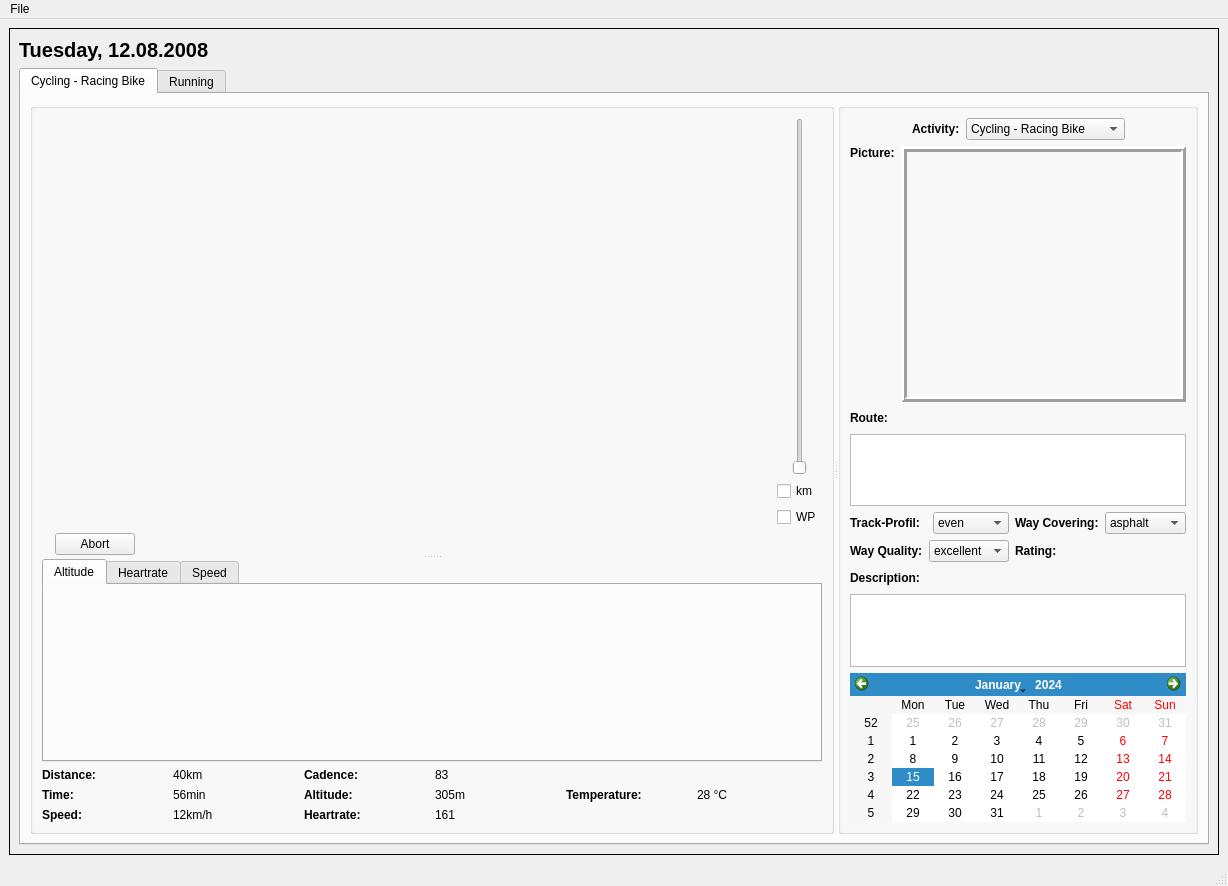
<ui version="4.0" >
 <class>SportsDiary</class>
 <widget class="QMainWindow" name="SportsDiary" >
  <property name="geometry" >
   <rect>
    <x>0</x>
    <y>0</y>
    <width>1228</width>
    <height>886</height>
   </rect>
  </property>
  <property name="windowTitle" >
   <string>ActivityDiary</string>
  </property>
  <widget class="QWidget" name="centralwidget" >
   <property name="geometry" >
    <rect>
     <x>0</x>
     <y>24</y>
     <width>1228</width>
     <height>841</height>
    </rect>
   </property>
   <layout class="QVBoxLayout" name="verticalLayout_20" >
    <item>
     <layout class="QVBoxLayout" name="verticalLayout_15" />
    </item>
    <item>
     <widget class="QStackedWidget" name="diaryStackedWidget" >
      <property name="frameShape" >
       <enum>QFrame::Box</enum>
      </property>
      <property name="currentIndex" >
       <number>1</number>
      </property>
      <widget class="QWidget" name="page" >
       <property name="geometry" >
        <rect>
         <x>0</x>
         <y>0</y>
         <width>100</width>
         <height>30</height>
        </rect>
       </property>
      </widget>
      <widget class="QWidget" name="page_2" >
       <property name="geometry" >
        <rect>
         <x>1</x>
         <y>1</y>
         <width>1218</width>
         <height>825</height>
        </rect>
       </property>
       <layout class="QVBoxLayout" name="verticalLayout_19" >
        <item>
         <widget class="QLabel" name="dateLabel" >
          <property name="font" >
           <font>
            <pointsize>15</pointsize>
            <weight>75</weight>
            <bold>true</bold>
           </font>
          </property>
          <property name="text" >
           <string>Tuesday, 12.08.2008</string>
          </property>
         </widget>
        </item>
        <item>
         <widget class="QTabWidget" name="diaryTabWidget" >
          <property name="minimumSize" >
           <size>
            <width>256</width>
            <height>256</height>
           </size>
          </property>
          <property name="currentIndex" >
           <number>0</number>
          </property>
          <widget class="QWidget" name="tab_4" >
           <property name="geometry" >
            <rect>
             <x>0</x>
             <y>0</y>
             <width>1202</width>
             <height>758</height>
            </rect>
           </property>
           <attribute name="title" >
            <string>Cycling - Racing Bike</string>
           </attribute>
           <layout class="QVBoxLayout" name="verticalLayout_18" >
            <item>
             <widget class="QSplitter" name="splitter" >
              <property name="orientation" >
               <enum>Qt::Horizontal</enum>
              </property>
              <widget class="QGroupBox" name="groupBox" >
               <property name="title" >
                <string/>
               </property>
               <layout class="QVBoxLayout" name="verticalLayout_22" >
                <item>
                 <widget class="QSplitter" name="splitter_2" >
                  <property name="orientation" >
                   <enum>Qt::Vertical</enum>
                  </property>
                  <widget class="QWidget" name="layoutWidget" >
                   <layout class="QVBoxLayout" name="verticalLayout_21" >
                    <item>
                     <layout class="QHBoxLayout" name="horizontalLayout_14" >
                      <item>
                       <widget class="MapView" native="1" name="mapFrame" >
                        <property name="sizePolicy" >
                         <sizepolicy vsizetype="Expanding" hsizetype="Expanding" >
                          <horstretch>0</horstretch>
                          <verstretch>0</verstretch>
                         </sizepolicy>
                        </property>
                        <property name="minimumSize" >
                         <size>
                          <width>800</width>
                          <height>400</height>
                         </size>
                        </property>
                        <property name="lineWidth" stdset="0" >
                         <number>3</number>
                        </property>
                       </widget>
                      </item>
                      <item>
                       <layout class="QVBoxLayout" name="verticalLayout_4" >
                        <item>
                         <layout class="QHBoxLayout" name="horizontalLayout_13" >
                          <item>
                           <widget class="QSlider" name="zoomSlider" >
                            <property name="minimum" >
                             <number>4</number>
                            </property>
                            <property name="maximum" >
                             <number>16</number>
                            </property>
                            <property name="pageStep" >
                             <number>1</number>
                            </property>
                            <property name="orientation" >
                             <enum>Qt::Vertical</enum>
                            </property>
                           </widget>
                          </item>
                         </layout>
                        </item>
                        <item>
                         <layout class="QVBoxLayout" name="verticalLayout_3" >
                          <item>
                           <widget class="QCheckBox" name="checkBox" >
                            <property name="text" >
                             <string>km</string>
                            </property>
                           </widget>
                          </item>
                          <item>
                           <widget class="QCheckBox" name="checkBox_2" >
                            <property name="text" >
                             <string>WP</string>
                            </property>
                           </widget>
                          </item>
                         </layout>
                        </item>
                       </layout>
                      </item>
                     </layout>
                    </item>
                    <item>
                     <layout class="QHBoxLayout" name="horizontalLayout_23" >
                      <item>
                       <layout class="QHBoxLayout" name="horizontalLayout_22" >
                        <item>
                         <widget class="QLabel" name="loaderStatusLabel" >
                          <property name="text" >
                           <string/>
                          </property>
                         </widget>
                        </item>
                        <item>
                         <widget class="QPushButton" name="abortButton" >
                          <property name="text" >
                           <string>Abort</string>
                          </property>
                         </widget>
                        </item>
                       </layout>
                      </item>
                      <item>
                       <spacer name="horizontalSpacer" >
                        <property name="orientation" >
                         <enum>Qt::Horizontal</enum>
                        </property>
                        <property name="sizeHint" stdset="0" >
                         <size>
                          <width>40</width>
                          <height>20</height>
                         </size>
                        </property>
                       </spacer>
                      </item>
                     </layout>
                    </item>
                   </layout>
                  </widget>
                  <widget class="QWidget" name="layoutWidget" >
                   <layout class="QVBoxLayout" name="verticalLayout_7" >
                    <item>
                     <widget class="QTabWidget" name="tabWidget" >
                      <property name="currentIndex" >
                       <number>0</number>
                      </property>
                      <widget class="QWidget" name="tab" >
                       <property name="geometry" >
                        <rect>
                         <x>0</x>
                         <y>0</y>
                         <width>798</width>
                         <height>161</height>
                        </rect>
                       </property>
                       <attribute name="title" >
                        <string>Altitude</string>
                       </attribute>
                       <layout class="QVBoxLayout" name="verticalLayout_5" >
                        <item>
                         <widget class="QwtPlot" name="diagramm" >
                          <property name="sizePolicy" >
                           <sizepolicy vsizetype="Expanding" hsizetype="Expanding" >
                            <horstretch>0</horstretch>
                            <verstretch>0</verstretch>
                           </sizepolicy>
                          </property>
                          <property name="minimumSize" >
                           <size>
                            <width>0</width>
                            <height>150</height>
                           </size>
                          </property>
                         </widget>
                        </item>
                       </layout>
                      </widget>
                      <widget class="QWidget" name="tab_2" >
                       <property name="geometry" >
                        <rect>
                         <x>0</x>
                         <y>0</y>
                         <width>798</width>
                         <height>211</height>
                        </rect>
                       </property>
                       <attribute name="title" >
                        <string>Heartrate</string>
                       </attribute>
                      </widget>
                      <widget class="QWidget" name="tab_3" >
                       <property name="geometry" >
                        <rect>
                         <x>0</x>
                         <y>0</y>
                         <width>798</width>
                         <height>211</height>
                        </rect>
                       </property>
                       <attribute name="title" >
                        <string>Speed</string>
                       </attribute>
                      </widget>
                     </widget>
                    </item>
                    <item>
                     <layout class="QHBoxLayout" name="horizontalLayout_15" >
                      <item>
                       <layout class="QVBoxLayout" name="verticalLayout" >
                        <item>
                         <layout class="QHBoxLayout" name="horizontalLayout_2" >
                          <item>
                           <widget class="QLabel" name="label_5" >
                            <property name="font" >
                             <font>
                              <weight>75</weight>
                              <bold>true</bold>
                             </font>
                            </property>
                            <property name="text" >
                             <string>Distance:</string>
                            </property>
                           </widget>
                          </item>
                          <item>
                           <widget class="QLabel" name="distanceLabel" >
                            <property name="text" >
                             <string>40km</string>
                            </property>
                           </widget>
                          </item>
                         </layout>
                        </item>
                        <item>
                         <layout class="QHBoxLayout" name="horizontalLayout" >
                          <item>
                           <widget class="QLabel" name="label_7" >
                            <property name="font" >
                             <font>
                              <weight>75</weight>
                              <bold>true</bold>
                             </font>
                            </property>
                            <property name="text" >
                             <string>Time:</string>
                            </property>
                           </widget>
                          </item>
                          <item>
                           <widget class="QLabel" name="timeLabel" >
                            <property name="text" >
                             <string>56min</string>
                            </property>
                           </widget>
                          </item>
                         </layout>
                        </item>
                        <item>
                         <layout class="QHBoxLayout" name="horizontalLayout_5" >
                          <item>
                           <widget class="QLabel" name="label_13" >
                            <property name="font" >
                             <font>
                              <weight>75</weight>
                              <bold>true</bold>
                             </font>
                            </property>
                            <property name="text" >
                             <string>Speed:</string>
                            </property>
                           </widget>
                          </item>
                          <item>
                           <widget class="QLabel" name="speedLabel" >
                            <property name="text" >
                             <string>12km/h</string>
                            </property>
                           </widget>
                          </item>
                         </layout>
                        </item>
                       </layout>
                      </item>
                      <item>
                       <layout class="QVBoxLayout" name="verticalLayout_2" >
                        <item>
                         <layout class="QHBoxLayout" name="horizontalLayout_3" >
                          <item>
                           <widget class="QLabel" name="label_8" >
                            <property name="font" >
                             <font>
                              <weight>75</weight>
                              <bold>true</bold>
                             </font>
                            </property>
                            <property name="text" >
                             <string>Cadence:</string>
                            </property>
                           </widget>
                          </item>
                          <item>
                           <widget class="QLabel" name="cadenceLabel" >
                            <property name="text" >
                             <string>83</string>
                            </property>
                           </widget>
                          </item>
                         </layout>
                        </item>
                        <item>
                         <layout class="QHBoxLayout" name="horizontalLayout_4" >
                          <item>
                           <widget class="QLabel" name="label_6" >
                            <property name="font" >
                             <font>
                              <weight>75</weight>
                              <bold>true</bold>
                             </font>
                            </property>
                            <property name="text" >
                             <string>Altitude:</string>
                            </property>
                           </widget>
                          </item>
                          <item>
                           <widget class="QLabel" name="altitudeLabel" >
                            <property name="text" >
                             <string>305m</string>
                            </property>
                           </widget>
                          </item>
                         </layout>
                        </item>
                        <item>
                         <layout class="QHBoxLayout" name="horizontalLayout_6" >
                          <item>
                           <widget class="QLabel" name="label_15" >
                            <property name="font" >
                             <font>
                              <weight>75</weight>
                              <bold>true</bold>
                             </font>
                            </property>
                            <property name="text" >
                             <string>Heartrate:</string>
                            </property>
                           </widget>
                          </item>
                          <item>
                           <widget class="QLabel" name="heartrateLabel" >
                            <property name="text" >
                             <string>161</string>
                            </property>
                           </widget>
                          </item>
                         </layout>
                        </item>
                       </layout>
                      </item>
                      <item>
                       <layout class="QVBoxLayout" name="verticalLayout_6" >
                        <item>
                         <layout class="QHBoxLayout" name="horizontalLayout_12" >
                          <item>
                           <widget class="QLabel" name="label_24" >
                            <property name="font" >
                             <font>
                              <weight>75</weight>
                              <bold>true</bold>
                             </font>
                            </property>
                            <property name="text" >
                             <string>Temperature:</string>
                            </property>
                           </widget>
                          </item>
                          <item>
                           <widget class="QLabel" name="tempratureLabel" >
                            <property name="text" >
                             <string>28 °C</string>
                            </property>
                           </widget>
                          </item>
                         </layout>
                        </item>
                       </layout>
                      </item>
                     </layout>
                    </item>
                   </layout>
                  </widget>
                 </widget>
                </item>
               </layout>
              </widget>
              <widget class="QGroupBox" name="groupBox_2" >
               <property name="title" >
                <string/>
               </property>
               <layout class="QVBoxLayout" name="verticalLayout_17" >
                <item>
                 <layout class="QVBoxLayout" name="verticalLayout_16" >
                  <item>
                   <layout class="QVBoxLayout" name="verticalLayout_14" >
                    <item>
                     <layout class="QVBoxLayout" name="verticalLayout_11" >
                      <item>
                       <layout class="QHBoxLayout" name="horizontalLayout_18" >
                        <item>
                         <spacer name="horizontalSpacer_3" >
                          <property name="orientation" >
                           <enum>Qt::Horizontal</enum>
                          </property>
                          <property name="sizeHint" stdset="0" >
                           <size>
                            <width>40</width>
                            <height>20</height>
                           </size>
                          </property>
                         </spacer>
                        </item>
                        <item>
                         <layout class="QHBoxLayout" name="horizontalLayout_17" >
                          <item>
                           <widget class="QLabel" name="label_21" >
                            <property name="font" >
                             <font>
                              <weight>75</weight>
                              <bold>true</bold>
                             </font>
                            </property>
                            <property name="text" >
                             <string>Activity:</string>
                            </property>
                           </widget>
                          </item>
                          <item>
                           <widget class="QComboBox" name="comboBox" >
                            <item>
                             <property name="text" >
                              <string>Cycling - Racing Bike</string>
                             </property>
                            </item>
                            <item>
                             <property name="text" >
                              <string>Cycling - Mountain Bike</string>
                             </property>
                            </item>
                            <item>
                             <property name="text" >
                              <string>Hiking</string>
                             </property>
                            </item>
                            <item>
                             <property name="text" >
                              <string>Running</string>
                             </property>
                            </item>
                           </widget>
                          </item>
                         </layout>
                        </item>
                        <item>
                         <spacer name="horizontalSpacer_4" >
                          <property name="orientation" >
                           <enum>Qt::Horizontal</enum>
                          </property>
                          <property name="sizeHint" stdset="0" >
                           <size>
                            <width>40</width>
                            <height>20</height>
                           </size>
                          </property>
                         </spacer>
                        </item>
                       </layout>
                      </item>
                      <item>
                       <layout class="QHBoxLayout" name="horizontalLayout_16" >
                        <item>
                         <layout class="QVBoxLayout" name="verticalLayout_8" >
                          <item>
                           <widget class="QLabel" name="label_28" >
                            <property name="font" >
                             <font>
                              <weight>75</weight>
                              <bold>true</bold>
                             </font>
                            </property>
                            <property name="text" >
                             <string>Picture:</string>
                            </property>
                           </widget>
                          </item>
                          <item>
                           <spacer name="verticalSpacer_3" >
                            <property name="orientation" >
                             <enum>Qt::Vertical</enum>
                            </property>
                            <property name="sizeHint" stdset="0" >
                             <size>
                              <width>1</width>
                              <height>40</height>
                             </size>
                            </property>
                           </spacer>
                          </item>
                         </layout>
                        </item>
                        <item>
                         <widget class="QFrame" name="pictureFrame" >
                          <property name="sizePolicy" >
                           <sizepolicy vsizetype="Expanding" hsizetype="Expanding" >
                            <horstretch>0</horstretch>
                            <verstretch>0</verstretch>
                           </sizepolicy>
                          </property>
                          <property name="minimumSize" >
                           <size>
                            <width>0</width>
                            <height>256</height>
                           </size>
                          </property>
                          <property name="frameShape" >
                           <enum>QFrame::Box</enum>
                          </property>
                          <property name="frameShadow" >
                           <enum>QFrame::Raised</enum>
                          </property>
                          <property name="lineWidth" >
                           <number>3</number>
                          </property>
                         </widget>
                        </item>
                       </layout>
                      </item>
                     </layout>
                    </item>
                    <item>
                     <layout class="QVBoxLayout" name="verticalLayout_9" >
                      <item>
                       <layout class="QHBoxLayout" name="horizontalLayout_19" >
                        <item>
                         <widget class="QLabel" name="label_23" >
                          <property name="font" >
                           <font>
                            <weight>75</weight>
                            <bold>true</bold>
                           </font>
                          </property>
                          <property name="text" >
                           <string>Route:</string>
                          </property>
                         </widget>
                        </item>
                        <item>
                         <spacer name="horizontalSpacer_5" >
                          <property name="orientation" >
                           <enum>Qt::Horizontal</enum>
                          </property>
                          <property name="sizeHint" stdset="0" >
                           <size>
                            <width>40</width>
                            <height>20</height>
                           </size>
                          </property>
                         </spacer>
                        </item>
                       </layout>
                      </item>
                      <item>
                       <widget class="QTextBrowser" name="textBrowser_2" >
                        <property name="sizePolicy" >
                         <sizepolicy vsizetype="Expanding" hsizetype="Expanding" >
                          <horstretch>0</horstretch>
                          <verstretch>0</verstretch>
                         </sizepolicy>
                        </property>
                        <property name="frameShadow" >
                         <enum>QFrame::Sunken</enum>
                        </property>
                        <property name="readOnly" >
                         <bool>false</bool>
                        </property>
                        <property name="html" >
                         <string>&lt;!DOCTYPE HTML PUBLIC "-//W3C//DTD HTML 4.0//EN" "http://www.w3.org/TR/REC-html40/strict.dtd">
&lt;html>&lt;head>&lt;meta name="qrichtext" content="1" />&lt;style type="text/css">
p, li { white-space: pre-wrap; }
&lt;/style>&lt;/head>&lt;body style=" font-family:'Sans Serif'; font-size:10pt; font-weight:400; font-style:normal;">
&lt;p style="-qt-paragraph-type:empty; margin-top:0px; margin-bottom:0px; margin-left:0px; margin-right:0px; -qt-block-indent:0; text-indent:0px;">&lt;/p>&lt;/body>&lt;/html></string>
                        </property>
                       </widget>
                      </item>
                     </layout>
                    </item>
                    <item>
                     <layout class="QHBoxLayout" name="horizontalLayout_20" >
                      <item>
                       <layout class="QVBoxLayout" name="verticalLayout_10" >
                        <item>
                         <layout class="QHBoxLayout" name="horizontalLayout_7" >
                          <item>
                           <widget class="QLabel" name="label_18" >
                            <property name="font" >
                             <font>
                              <weight>75</weight>
                              <bold>true</bold>
                             </font>
                            </property>
                            <property name="text" >
                             <string>Track-Profil:</string>
                            </property>
                           </widget>
                          </item>
                          <item>
                           <widget class="QComboBox" name="comboBox_2" >
                            <item>
                             <property name="text" >
                              <string>even</string>
                             </property>
                            </item>
                            <item>
                             <property name="text" >
                              <string>hilly</string>
                             </property>
                            </item>
                           </widget>
                          </item>
                         </layout>
                        </item>
                        <item>
                         <layout class="QHBoxLayout" name="horizontalLayout_9" >
                          <item>
                           <widget class="QLabel" name="label_22" >
                            <property name="font" >
                             <font>
                              <weight>75</weight>
                              <bold>true</bold>
                             </font>
                            </property>
                            <property name="text" >
                             <string>Way Quality:</string>
                            </property>
                           </widget>
                          </item>
                          <item>
                           <widget class="QComboBox" name="comboBox_4" >
                            <item>
                             <property name="text" >
                              <string>excellent</string>
                             </property>
                            </item>
                            <item>
                             <property name="text" >
                              <string>good</string>
                             </property>
                            </item>
                            <item>
                             <property name="text" >
                              <string>bad</string>
                             </property>
                            </item>
                           </widget>
                          </item>
                         </layout>
                        </item>
                       </layout>
                      </item>
                      <item>
                       <layout class="QVBoxLayout" name="verticalLayout_12" >
                        <item>
                         <layout class="QHBoxLayout" name="horizontalLayout_8" >
                          <item>
                           <widget class="QLabel" name="label_19" >
                            <property name="font" >
                             <font>
                              <weight>75</weight>
                              <bold>true</bold>
                             </font>
                            </property>
                            <property name="text" >
                             <string>Way Covering:</string>
                            </property>
                           </widget>
                          </item>
                          <item>
                           <widget class="QComboBox" name="comboBox_3" >
                            <item>
                             <property name="text" >
                              <string>asphalt</string>
                             </property>
                            </item>
                            <item>
                             <property name="text" >
                              <string>ballast</string>
                             </property>
                            </item>
                            <item>
                             <property name="text" >
                              <string>forest soil</string>
                             </property>
                            </item>
                            <item>
                             <property name="text" >
                              <string>gras</string>
                             </property>
                            </item>
                           </widget>
                          </item>
                         </layout>
                        </item>
                        <item>
                         <layout class="QHBoxLayout" name="horizontalLayout_11" >
                          <item>
                           <widget class="QLabel" name="label_17" >
                            <property name="font" >
                             <font>
                              <weight>75</weight>
                              <bold>true</bold>
                             </font>
                            </property>
                            <property name="text" >
                             <string>Rating:</string>
                            </property>
                           </widget>
                          </item>
                          <item>
                           <layout class="QHBoxLayout" name="horizontalLayout_10" >
                            <item>
                             <widget class="QLabel" name="label_25" >
                              <property name="text" >
                               <string/>
                              </property>
                              <property name="pixmap" >
                               <pixmap>../../../usr/share/icons/oxygen/32x32/places/favorites.png</pixmap>
                              </property>
                             </widget>
                            </item>
                            <item>
                             <widget class="QLabel" name="label_26" >
                              <property name="text" >
                               <string/>
                              </property>
                              <property name="pixmap" >
                               <pixmap>../../../usr/share/icons/oxygen/32x32/places/favorites.png</pixmap>
                              </property>
                             </widget>
                            </item>
                            <item>
                             <widget class="QLabel" name="label_27" >
                              <property name="text" >
                               <string/>
                              </property>
                              <property name="pixmap" >
                               <pixmap>../../../usr/share/icons/oxygen/32x32/places/favorites.png</pixmap>
                              </property>
                             </widget>
                            </item>
                           </layout>
                          </item>
                         </layout>
                        </item>
                       </layout>
                      </item>
                     </layout>
                    </item>
                    <item>
                     <layout class="QVBoxLayout" name="verticalLayout_13" >
                      <item>
                       <layout class="QHBoxLayout" name="horizontalLayout_21" >
                        <item>
                         <widget class="QLabel" name="label_3" >
                          <property name="font" >
                           <font>
                            <weight>75</weight>
                            <bold>true</bold>
                           </font>
                          </property>
                          <property name="text" >
                           <string>Description:</string>
                          </property>
                         </widget>
                        </item>
                        <item>
                         <spacer name="horizontalSpacer_6" >
                          <property name="orientation" >
                           <enum>Qt::Horizontal</enum>
                          </property>
                          <property name="sizeHint" stdset="0" >
                           <size>
                            <width>40</width>
                            <height>20</height>
                           </size>
                          </property>
                         </spacer>
                        </item>
                       </layout>
                      </item>
                      <item>
                       <widget class="QTextBrowser" name="textBrowser" >
                        <property name="sizePolicy" >
                         <sizepolicy vsizetype="Expanding" hsizetype="Expanding" >
                          <horstretch>0</horstretch>
                          <verstretch>0</verstretch>
                         </sizepolicy>
                        </property>
                        <property name="frameShadow" >
                         <enum>QFrame::Sunken</enum>
                        </property>
                        <property name="readOnly" >
                         <bool>false</bool>
                        </property>
                        <property name="html" >
                         <string>&lt;!DOCTYPE HTML PUBLIC "-//W3C//DTD HTML 4.0//EN" "http://www.w3.org/TR/REC-html40/strict.dtd">
&lt;html>&lt;head>&lt;meta name="qrichtext" content="1" />&lt;style type="text/css">
p, li { white-space: pre-wrap; }
&lt;/style>&lt;/head>&lt;body style=" font-family:'Sans Serif'; font-size:10pt; font-weight:400; font-style:normal;">
&lt;p style="-qt-paragraph-type:empty; margin-top:0px; margin-bottom:0px; margin-left:0px; margin-right:0px; -qt-block-indent:0; text-indent:0px;">&lt;/p>&lt;/body>&lt;/html></string>
                        </property>
                       </widget>
                      </item>
                     </layout>
                    </item>
                   </layout>
                  </item>
                  <item>
                   <widget class="QCalendarWidget" name="calendarWidget" >
                    <property name="sizePolicy" >
                     <sizepolicy vsizetype="Expanding" hsizetype="Expanding" >
                      <horstretch>0</horstretch>
                      <verstretch>0</verstretch>
                     </sizepolicy>
                    </property>
                   </widget>
                  </item>
                 </layout>
                </item>
               </layout>
              </widget>
             </widget>
            </item>
           </layout>
          </widget>
          <widget class="QWidget" name="tab_5" >
           <property name="geometry" >
            <rect>
             <x>0</x>
             <y>0</y>
             <width>1202</width>
             <height>758</height>
            </rect>
           </property>
           <attribute name="title" >
            <string>Running</string>
           </attribute>
          </widget>
         </widget>
        </item>
       </layout>
      </widget>
     </widget>
    </item>
   </layout>
  </widget>
  <widget class="QMenuBar" name="menubar" >
   <property name="geometry" >
    <rect>
     <x>0</x>
     <y>0</y>
     <width>1228</width>
     <height>24</height>
    </rect>
   </property>
   <widget class="QMenu" name="menuFile" >
    <property name="title" >
     <string>File</string>
    </property>
    <addaction name="actionImport" />
    <addaction name="actionSave" />
   </widget>
   <addaction name="menuFile" />
  </widget>
  <widget class="QStatusBar" name="statusbar" >
   <property name="geometry" >
    <rect>
     <x>0</x>
     <y>865</y>
     <width>1228</width>
     <height>21</height>
    </rect>
   </property>
  </widget>
  <action name="actionImport" >
   <property name="text" >
    <string>Import Track...</string>
   </property>
  </action>
  <action name="actionSave" >
   <property name="text" >
    <string>Save</string>
   </property>
  </action>
 </widget>
 <customwidgets>
  <customwidget>
   <class>QwtPlot</class>
   <extends>QFrame</extends>
   <header>qwt/qwt_plot.h</header>
  </customwidget>
  <customwidget>
   <class>MapView</class>
   <extends>QWidget</extends>
   <header>mapview.h</header>
  </customwidget>
 </customwidgets>
 <resources/>
 <connections/>
</ui>
